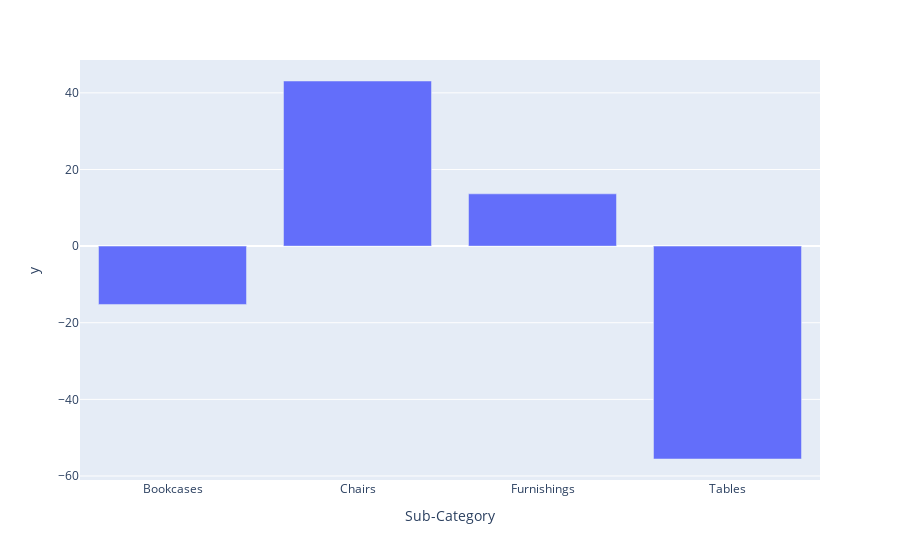

The code cell stored with this chart in its notebook:
### Code cell
grafico_vendas_subcategoria = px.bar(vendas_por_subcategoria, x = vendas_por_subcategoria.index, y = vendas_por_subcategoria.values)
grafico_vendas_subcategoria.show()

### Figure 1 — Plotly figure (JSON) as saved in the notebook; plotly's stock layout.template omitted (floating-point values rounded to 4 significant figures)
{"data": [{"alignmentgroup": "True", "hovertemplate": "Sub-Category=%{x}<br>y=%{y}<extra></extra>", "legendgroup": "", "marker": {"color": "#636efa", "pattern": {"shape": ""}}, "name": "", "offsetgroup": "", "orientation": "v", "showlegend": false, "textposition": "auto", "type": "bar", "x": ["Bookcases", "Chairs", "Furnishings", "Tables"], "xaxis": "x", "y": [-15.23, 43.1, 13.65, -55.57], "yaxis": "y"}], "layout": {"barmode": "relative", "legend": {"tracegroupgap": 0}, "margin": {"t": 60}, "xaxis": {"anchor": "y", "domain": [0, 1], "title": {"text": "Sub-Category"}}, "yaxis": {"anchor": "x", "domain": [0, 1], "title": {"text": "y"}}}}
